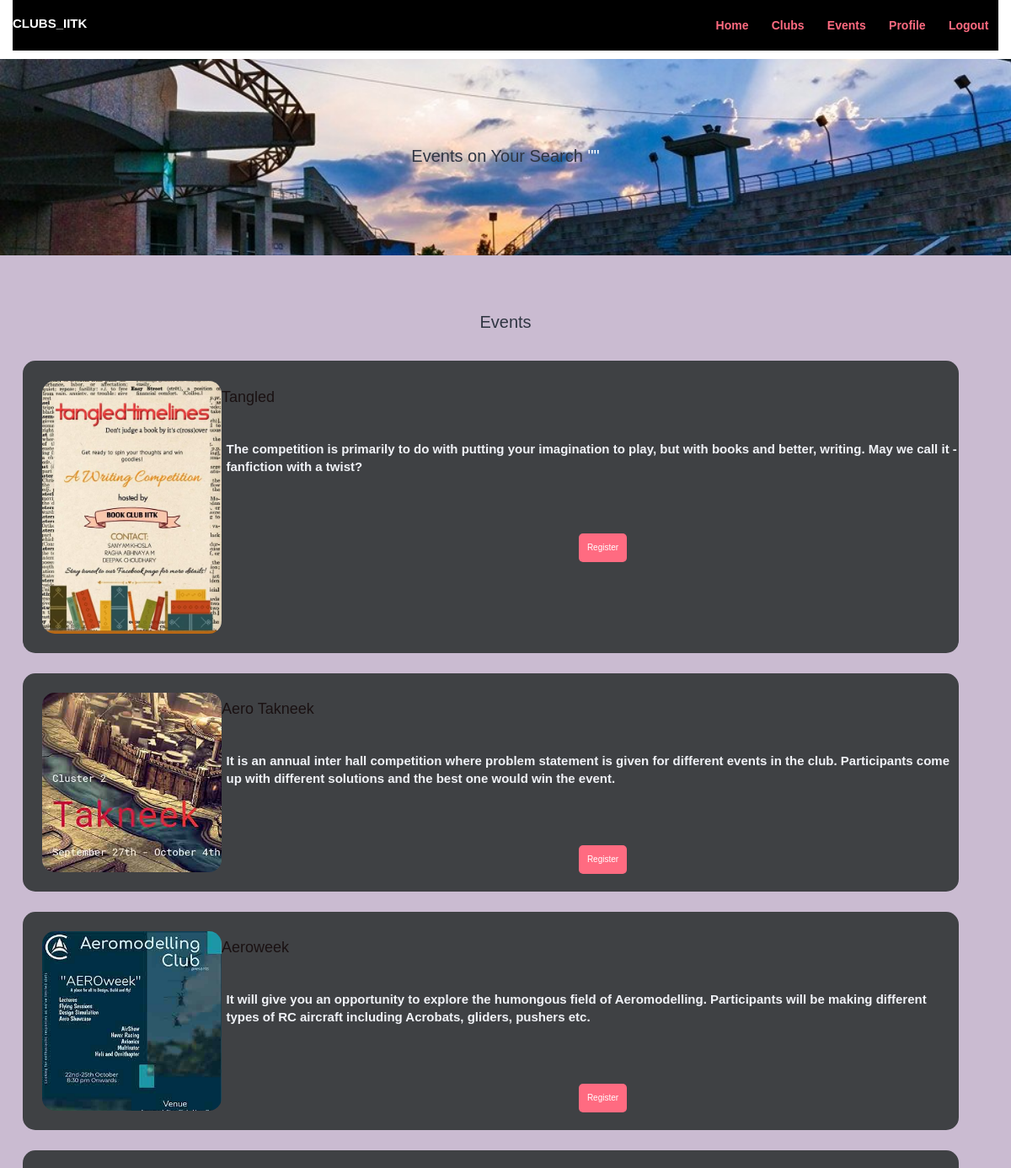
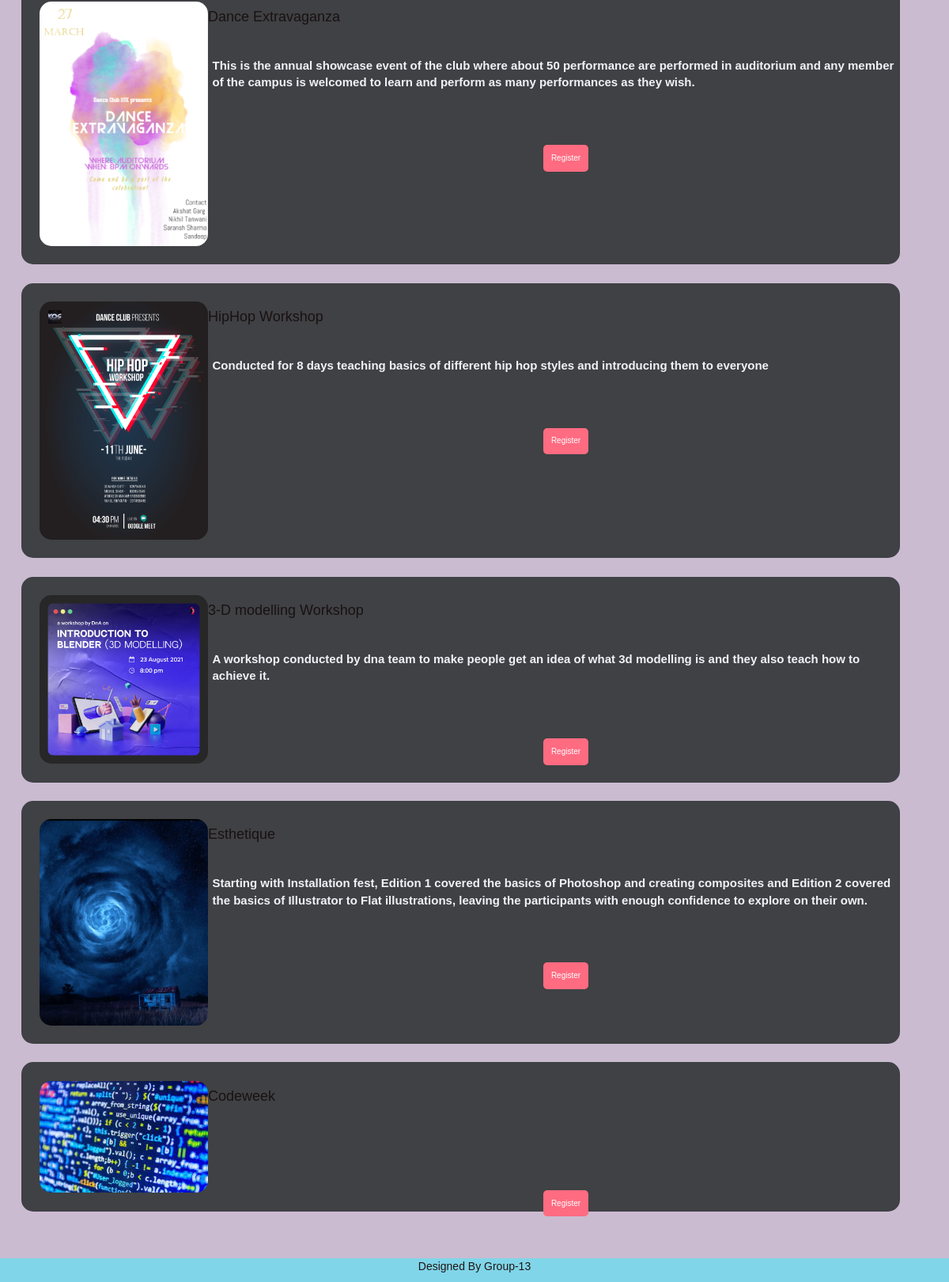
Page /user/event-search.php (signed in) on the committed database (2 pictures, top to bottom).
### tables this page shows
CREATE TABLE `tbl_events` (
  `id` int(10) UNSIGNED NOT NULL,
  `title` varchar(100) NOT NULL,
  `description` text NOT NULL,
  `image_name` varchar(255) NOT NULL,
  `club_id` int(10) UNSIGNED NOT NULL,
  `featured` varchar(10) NOT NULL,
  `active` varchar(10) NOT NULL
);

### user/event-search.php (the view, shortened to what this page needs)
<?php include('partials-front/menu.php'); ?>
<section class="event-search text-center">
    <div class="container">
        <?php
            $search = mysqli_real_escape_string($conn, $_POST['search']);
        ?>
        <h2>Events on Your Search <a href="#" class="text-white">"<?php echo $search; ?>"</a></h2>
    </div>
</section>
<section class="event-menu">
    <div class="container">
        <h2 class="text-center">Events</h2>
        <?php
            $sql = "SELECT * FROM tbl_events WHERE title LIKE '%$search%' OR description LIKE '%$search%'";
            $res = mysqli_query($conn, $sql);
            $count = mysqli_num_rows($res);
            if($count>0)
            {
                while($row=mysqli_fetch_assoc($res))
                {
                    $id = $row['id'];
                    $title = $row['title'];
                    $description = $row['description'];
                    $image_name = $row['image_name'];
                    ?>
                    <div class="event-menu-box">
                        <div class="event-menu-img">
                            <?php
                                if($image_name=="")
                                {
                                    echo "<div class='error'>Image not Available.</div>";
                                }
                                else
                                {
                                    ?>
                                    <img src="<?php echo SITEURL; ?>images/events/<?php echo $image_name; ?>" alt="image.jpg" class="img-responsive img-curve">
                                    <?php
                                }
                            ?>
                        </div>
                        <div class="event-menu-desc">
                            <h4><?php echo $title; ?></h4>
                              <p class="event-detail">
                                <?php echo $description; ?>
                            </p>
                            <br>
                            <div class="text-center justify-content-end reg-button" style="margin-bottom:-50px">
                    <a href="<?php echo SITEURL; ?>user/reg.php?event_id=<?php echo $id; ?>" class="btn btn-primary text-center reg-button">Register</a>
                 </div>
                        </div>
                    </div>
                    <?php
                }
            }
            else
            {
                echo "<div class='error'>Event not found.</div>";
            }
        ?>
    </div>
</section>
<?php include('partials-front/footer.php'); ?>

### css/style.css (style rules this page uses)
* { margin: 0; padding: 0; font-family: Arial, Helvetica, sans-serif; }
.container { margin: 0 auto; padding: 0%; }
.img-responsive { width: 100%; }
.img-curve { border-radius: 15px; }
.text-center { text-align: center; }
.text-white { color: white; }
a { color: #ff6b81; text-decoration: none; }
.btn { padding: 1%; border: none; font-size: 1rem; border-radius: 5px; }
.btn-primary { background-color: #ff6b81; color: white; cursor: pointer; }
h2 { color: #2f3542; font-size: 2rem; margin-bottom: 2%; }
.event-search { background-image: url(../images/oat-2.jpg); background-size: cover; background-repeat: no-repeat; background-position: center; padding: 7% 0; }
.event-menu { background-color: #cabbd1; padding: 4% 0; }
.event-menu-box { width: 95%; margin: 1%; padding: 2%; float: left; background-color: rgb(63, 65, 68); border-radius: 15px; }
.event-menu-img { width: 20%; float: left; }
.event-menu-desc { width: 90%; color: #1a1112; margin-left: 15%; font-size: 2rem; font-weight: 600; }
.event-detail { font-size: 1.5rem; color: #f0f2f7; margin-left: 3%; padding: 30px; }

### rows in the picture
tbl_events: image_name (picture), title "Tangled", description "The competition is primarily to do with putting your imagination to play, but with books and better, writing. May we call it - fanfiction with a twist?"
tbl_events: image_name (picture), title "Aero Takneek", description "It is an annual inter hall competition where problem statement is given for different events in the club. Participants come up with different solutions and the best one would win the event."
tbl_events: image_name (picture), title "Aeroweek", description "It will give you an opportunity to explore the humongous field of Aeromodelling. Participants will be making different types of RC aircraft including Acrobats, gliders, pushers etc."
tbl_events: image_name (picture), title "Dance Extravaganza", description "This is the annual showcase event of the club where about 50 performance are performed in auditorium and any member of the campus is welcomed to learn and perform as many performances as they wish."
tbl_events: image_name (picture), title "HipHop Workshop", description "Conducted for 8 days teaching basics of different hip hop styles and introducing them to everyone"
tbl_events: image_name (picture), title "3-D modelling Workshop", description "A workshop conducted by dna team to make people get an idea of what 3d modelling is and they also teach how to achieve it."
tbl_events: image_name (picture), title "Esthetique", description "Starting with Installation fest, Edition 1 covered the basics of Photoshop and creating composites and Edition 2 covered the basics of Illustrator to Flat illustrations, leaving the participants with enough confidence to explore on their own."
tbl_events: image_name (picture), title "Codeweek"
